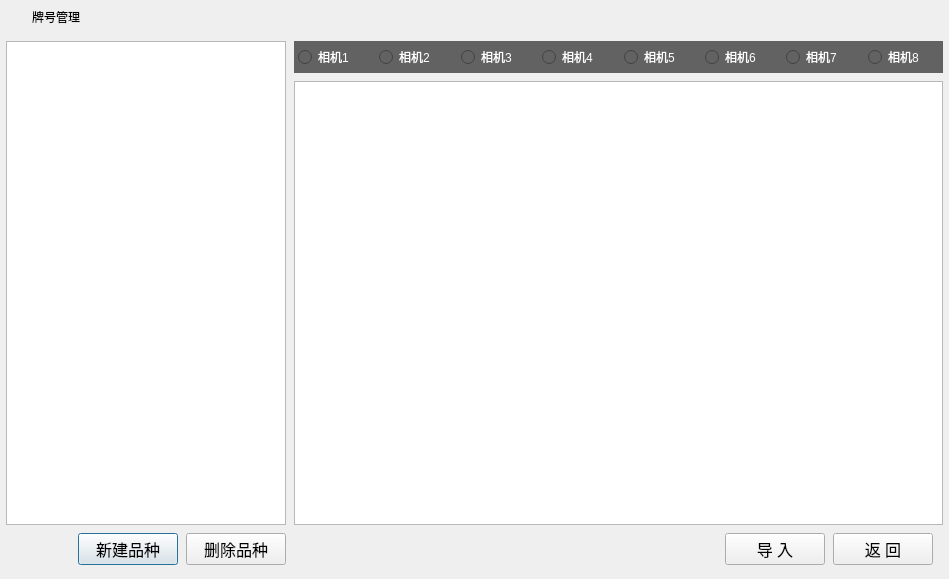
<?xml version="1.0" encoding="UTF-8"?>
<ui version="4.0">
 <class>DlgBrandManage</class>
 <widget class="QDialog" name="DlgBrandManage">
  <property name="geometry">
   <rect>
    <x>0</x>
    <y>0</y>
    <width>949</width>
    <height>579</height>
   </rect>
  </property>
  <property name="windowTitle">
   <string>Dialog</string>
  </property>
  <property name="styleSheet">
   <string notr="true"/>
  </property>
  <layout class="QVBoxLayout" name="verticalLayout_3">
   <property name="spacing">
    <number>4</number>
   </property>
   <property name="leftMargin">
    <number>2</number>
   </property>
   <property name="topMargin">
    <number>0</number>
   </property>
   <property name="rightMargin">
    <number>2</number>
   </property>
   <property name="bottomMargin">
    <number>14</number>
   </property>
   <item>
    <widget class="QWidget" name="widget_title" native="true">
     <property name="sizePolicy">
      <sizepolicy hsizetype="Preferred" vsizetype="Fixed">
       <horstretch>0</horstretch>
       <verstretch>0</verstretch>
      </sizepolicy>
     </property>
     <property name="minimumSize">
      <size>
       <width>100</width>
       <height>33</height>
      </size>
     </property>
     <layout class="QHBoxLayout" name="horizontalLayout_2">
      <property name="spacing">
       <number>0</number>
      </property>
      <property name="leftMargin">
       <number>0</number>
      </property>
      <property name="topMargin">
       <number>0</number>
      </property>
      <property name="rightMargin">
       <number>0</number>
      </property>
      <property name="bottomMargin">
       <number>0</number>
      </property>
      <item>
       <widget class="QLabel" name="lab_Ico">
        <property name="sizePolicy">
         <sizepolicy hsizetype="Minimum" vsizetype="Preferred">
          <horstretch>0</horstretch>
          <verstretch>0</verstretch>
         </sizepolicy>
        </property>
        <property name="minimumSize">
         <size>
          <width>30</width>
          <height>0</height>
         </size>
        </property>
        <property name="text">
         <string/>
        </property>
        <property name="alignment">
         <set>Qt::AlignCenter</set>
        </property>
       </widget>
      </item>
      <item>
       <widget class="QLabel" name="lab_Title">
        <property name="sizePolicy">
         <sizepolicy hsizetype="Expanding" vsizetype="Preferred">
          <horstretch>0</horstretch>
          <verstretch>0</verstretch>
         </sizepolicy>
        </property>
        <property name="styleSheet">
         <string notr="true">font: 10pt &quot;微软雅黑&quot;;</string>
        </property>
        <property name="text">
         <string>牌号管理</string>
        </property>
        <property name="alignment">
         <set>Qt::AlignLeading|Qt::AlignLeft|Qt::AlignVCenter</set>
        </property>
       </widget>
      </item>
      <item>
       <widget class="QWidget" name="widget_menu" native="true">
        <property name="sizePolicy">
         <sizepolicy hsizetype="Minimum" vsizetype="Preferred">
          <horstretch>0</horstretch>
          <verstretch>0</verstretch>
         </sizepolicy>
        </property>
        <layout class="QHBoxLayout" name="horizontalLayout">
         <property name="spacing">
          <number>0</number>
         </property>
         <property name="leftMargin">
          <number>0</number>
         </property>
         <property name="topMargin">
          <number>0</number>
         </property>
         <property name="rightMargin">
          <number>0</number>
         </property>
         <property name="bottomMargin">
          <number>0</number>
         </property>
         <item>
          <widget class="QPushButton" name="btnMenu_Max">
           <property name="sizePolicy">
            <sizepolicy hsizetype="Minimum" vsizetype="Expanding">
             <horstretch>0</horstretch>
             <verstretch>0</verstretch>
            </sizepolicy>
           </property>
           <property name="minimumSize">
            <size>
             <width>31</width>
             <height>0</height>
            </size>
           </property>
           <property name="cursor">
            <cursorShape>ArrowCursor</cursorShape>
           </property>
           <property name="focusPolicy">
            <enum>Qt::NoFocus</enum>
           </property>
           <property name="toolTip">
            <string>最大化</string>
           </property>
           <property name="text">
            <string/>
           </property>
           <property name="flat">
            <bool>true</bool>
           </property>
          </widget>
         </item>
         <item>
          <widget class="QPushButton" name="btnMenu_Close">
           <property name="sizePolicy">
            <sizepolicy hsizetype="Minimum" vsizetype="Expanding">
             <horstretch>0</horstretch>
             <verstretch>0</verstretch>
            </sizepolicy>
           </property>
           <property name="minimumSize">
            <size>
             <width>40</width>
             <height>0</height>
            </size>
           </property>
           <property name="cursor">
            <cursorShape>ArrowCursor</cursorShape>
           </property>
           <property name="focusPolicy">
            <enum>Qt::NoFocus</enum>
           </property>
           <property name="toolTip">
            <string>关闭</string>
           </property>
           <property name="text">
            <string/>
           </property>
           <property name="flat">
            <bool>true</bool>
           </property>
          </widget>
         </item>
        </layout>
       </widget>
      </item>
     </layout>
    </widget>
   </item>
   <item>
    <layout class="QHBoxLayout" name="horizontalLayout_6" stretch="0,1">
     <item>
      <layout class="QVBoxLayout" name="verticalLayout">
       <property name="spacing">
        <number>8</number>
       </property>
       <property name="leftMargin">
        <number>4</number>
       </property>
       <property name="topMargin">
        <number>4</number>
       </property>
       <item>
        <widget class="QTableView" name="tableViewBrand">
         <property name="minimumSize">
          <size>
           <width>280</width>
           <height>0</height>
          </size>
         </property>
         <property name="styleSheet">
          <string notr="true">QDialog{border: 2px solid black;
border-radius: 5px;
}</string>
         </property>
        </widget>
       </item>
       <item>
        <layout class="QHBoxLayout" name="horizontalLayout_3">
         <item>
          <spacer name="horizontalSpacer">
           <property name="orientation">
            <enum>Qt::Horizontal</enum>
           </property>
           <property name="sizeHint" stdset="0">
            <size>
             <width>40</width>
             <height>20</height>
            </size>
           </property>
          </spacer>
         </item>
         <item>
          <widget class="QPushButton" name="pushButtonAddBrand">
           <property name="minimumSize">
            <size>
             <width>100</width>
             <height>32</height>
            </size>
           </property>
           <property name="font">
            <font>
             <family>宋体</family>
             <pointsize>12</pointsize>
            </font>
           </property>
           <property name="text">
            <string>新建品种</string>
           </property>
          </widget>
         </item>
         <item>
          <widget class="QPushButton" name="pushButtonDelBrand">
           <property name="minimumSize">
            <size>
             <width>100</width>
             <height>32</height>
            </size>
           </property>
           <property name="font">
            <font>
             <family>宋体</family>
             <pointsize>12</pointsize>
            </font>
           </property>
           <property name="text">
            <string>删除品种</string>
           </property>
          </widget>
         </item>
        </layout>
       </item>
      </layout>
     </item>
     <item>
      <layout class="QVBoxLayout" name="verticalLayout_2">
       <property name="spacing">
        <number>8</number>
       </property>
       <property name="leftMargin">
        <number>4</number>
       </property>
       <property name="topMargin">
        <number>4</number>
       </property>
       <property name="rightMargin">
        <number>4</number>
       </property>
       <property name="bottomMargin">
        <number>0</number>
       </property>
       <item>
        <widget class="QWidget" name="widget" native="true">
         <property name="styleSheet">
          <string notr="true">background-color: rgb(98, 98, 98);</string>
         </property>
         <layout class="QHBoxLayout" name="horizontalLayout_5">
          <property name="spacing">
           <number>6</number>
          </property>
          <property name="leftMargin">
           <number>4</number>
          </property>
          <property name="topMargin">
           <number>4</number>
          </property>
          <property name="rightMargin">
           <number>0</number>
          </property>
          <property name="bottomMargin">
           <number>4</number>
          </property>
          <item>
           <widget class="QRadioButton" name="radioButton_1">
            <property name="styleSheet">
             <string notr="true">font: 75 9
pt &quot;微软雅黑&quot;;
color: rgb(255, 255, 255);</string>
            </property>
            <property name="text">
             <string>相机1</string>
            </property>
           </widget>
          </item>
          <item>
           <widget class="QRadioButton" name="radioButton_2">
            <property name="styleSheet">
             <string notr="true">font: 75 9
pt &quot;微软雅黑&quot;;
color: rgb(255, 255, 255);</string>
            </property>
            <property name="text">
             <string>相机2</string>
            </property>
           </widget>
          </item>
          <item>
           <widget class="QRadioButton" name="radioButton_3">
            <property name="styleSheet">
             <string notr="true">font: 75 9
pt &quot;微软雅黑&quot;;
color: rgb(255, 255, 255);</string>
            </property>
            <property name="text">
             <string>相机3</string>
            </property>
           </widget>
          </item>
          <item>
           <widget class="QRadioButton" name="radioButton_4">
            <property name="styleSheet">
             <string notr="true">font: 75 9
pt &quot;微软雅黑&quot;;
color: rgb(255, 255, 255);</string>
            </property>
            <property name="text">
             <string>相机4</string>
            </property>
           </widget>
          </item>
          <item>
           <widget class="QRadioButton" name="radioButton_5">
            <property name="styleSheet">
             <string notr="true">font: 75 9
pt &quot;微软雅黑&quot;;
color: rgb(255, 255, 255);</string>
            </property>
            <property name="text">
             <string>相机5</string>
            </property>
           </widget>
          </item>
          <item>
           <widget class="QRadioButton" name="radioButton_6">
            <property name="styleSheet">
             <string notr="true">font: 75 9
pt &quot;微软雅黑&quot;;
color: rgb(255, 255, 255);</string>
            </property>
            <property name="text">
             <string>相机6</string>
            </property>
           </widget>
          </item>
          <item>
           <widget class="QRadioButton" name="radioButton_7">
            <property name="styleSheet">
             <string notr="true">font: 75 9
pt &quot;微软雅黑&quot;;
color: rgb(255, 255, 255);</string>
            </property>
            <property name="text">
             <string>相机7</string>
            </property>
           </widget>
          </item>
          <item>
           <widget class="QRadioButton" name="radioButton_8">
            <property name="styleSheet">
             <string notr="true">font: 75 9
pt &quot;微软雅黑&quot;;
color: rgb(255, 255, 255);</string>
            </property>
            <property name="text">
             <string>相机8</string>
            </property>
           </widget>
          </item>
         </layout>
        </widget>
       </item>
       <item>
        <widget class="GraphicsView" name="graphicsView"/>
       </item>
       <item>
        <layout class="QHBoxLayout" name="horizontalLayout_4">
         <property name="rightMargin">
          <number>10</number>
         </property>
         <item>
          <spacer name="horizontalSpacer_2">
           <property name="orientation">
            <enum>Qt::Horizontal</enum>
           </property>
           <property name="sizeHint" stdset="0">
            <size>
             <width>40</width>
             <height>20</height>
            </size>
           </property>
          </spacer>
         </item>
         <item>
          <widget class="QPushButton" name="pushButtonChange">
           <property name="minimumSize">
            <size>
             <width>100</width>
             <height>32</height>
            </size>
           </property>
           <property name="font">
            <font>
             <family>宋体</family>
             <pointsize>12</pointsize>
            </font>
           </property>
           <property name="text">
            <string>导 入</string>
           </property>
          </widget>
         </item>
         <item>
          <widget class="QPushButton" name="pushButtonCancel">
           <property name="minimumSize">
            <size>
             <width>100</width>
             <height>32</height>
            </size>
           </property>
           <property name="font">
            <font>
             <family>宋体</family>
             <pointsize>12</pointsize>
            </font>
           </property>
           <property name="text">
            <string>返 回</string>
           </property>
          </widget>
         </item>
        </layout>
       </item>
      </layout>
     </item>
    </layout>
   </item>
  </layout>
 </widget>
 <customwidgets>
  <customwidget>
   <class>GraphicsView</class>
   <extends>QGraphicsView</extends>
   <header location="global">controls/graphicsview.h</header>
  </customwidget>
 </customwidgets>
 <resources/>
 <connections/>
</ui>
